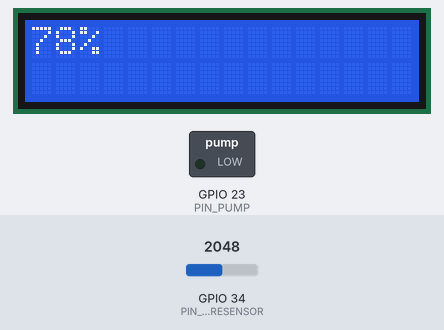
Bench run of a program on a simulated ESP32. On the bench: 16×2 character LCD, switched loads named in the program (green lamp = pin HIGH). The test bench sets the inputs (shaded band); at power-on: GPIO 34 (PIN_SOILMISTURESENSOR) = 2048.

Above: at 1.6 s.
1.7 s: GPIO 34 (PIN_SOILMISTURESENSOR) set to 3048
At 4.3 s:
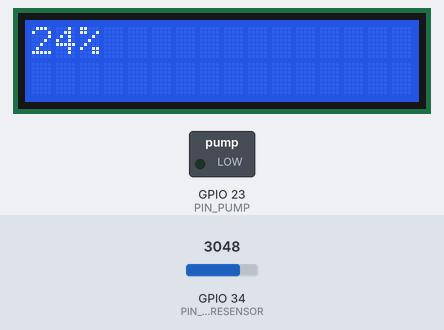
4.6 s: GPIO 34 (PIN_SOILMISTURESENSOR) set to 3158
At 6.9 s:
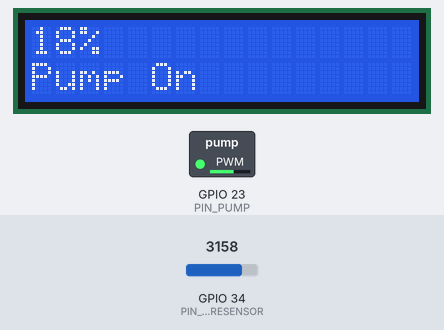
At 8.4 s:
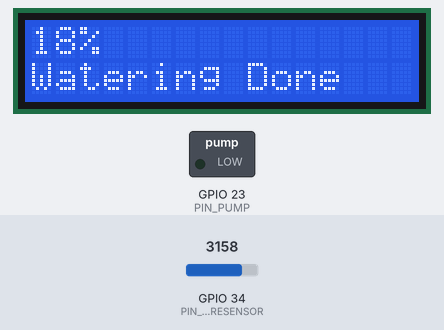
Timing chart, 0 to 9.9 s (numbered marks = the images above; inputs shaded):
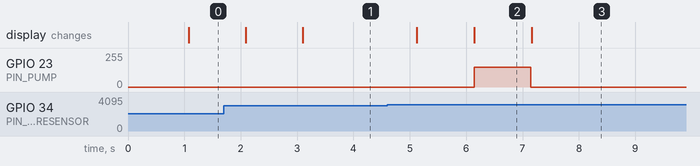

Measured:
- the behaviour switches between 3111 and 3112 on GPIO 34 (PIN_SOILMISTURESENSOR) (found by bisection; images 1 and 2)
- after the input at 1.7 s, the display: first changes after 0.39 s (image 1 shows a later state)
- after the input at 4.6 s, GPIO 23 (PIN_PUMP): 0/255 → 150/255 after 1.5 s, → 0/255 1.0 s later; the display: first changes after 0.52 s (image 2 shows a later state)
- what the display in image 2 shows lasts 1.1 s, from 6.1 s to 7.2 s

The program:

main.cpp
```cpp
#include <Arduino.h>
#include <LiquidCrystal_I2C.h>

#define PIN_SOILMISTURESENSOR 34
#define PIN_PUMP 23


//my soil calibration constant based on the esp32 12-bit ADC
const int soilHigherValue = 3500;
const int soilLowerValue  = 1650;
const long SoilMoistureThreshold = 20; //%

const int samplingCount = 50;
const int samplingTolerance = 100;

LiquidCrystal_I2C lcd (0x27, 16,2);

long getSoilMoistureSamplingAverage();
void powerPumpOnFor(int);

void setup() {
  pinMode(PIN_PUMP, OUTPUT);

  lcd.init();
  lcd.backlight();
}

void loop() {
  long soilReadingAverage = getSoilMoistureSamplingAverage();
  lcd.clear();
  lcd.setCursor(0, 0);
  lcd.print(String(soilReadingAverage) + "%");

  if(soilReadingAverage <= SoilMoistureThreshold){
    lcd.setCursor(0, 1);
    lcd.print("Pump On");

    powerPumpOnFor(1000);

    lcd.clear();
    lcd.setCursor(0, 0);
    lcd.print(String(soilReadingAverage) + "%");
    lcd.setCursor(0, 1);
    lcd.print("Watering Done");

    delay(10000); //wait for 10 seconds
  }


}

long getSoilMoistureSamplingAverage()
{
  int sampling[samplingCount];
  int soilReadingAverageIndex = 0;
  int soilReadingAverageTotal = 0;
  int soilReadingAverageFaultsCount = 0;
  long soilMoisturePercentage = 0;

  //read all samples
  while (soilReadingAverageIndex < samplingCount) {
    sampling[soilReadingAverageIndex++] = analogRead(PIN_SOILMISTURESENSOR);
    delay(1000/samplingCount);
  }

  //calculate average
  for (byte samplesIndex = 0; samplesIndex < samplingCount; samplesIndex++)
    soilReadingAverageTotal += sampling[samplesIndex];
  long average = soilReadingAverageTotal / (samplingCount);

  //recalculate average without the fault values (beyond the allowed tolerance)
  soilReadingAverageTotal = 0;
  for (byte samplesIndex = 0; samplesIndex < samplingCount; samplesIndex++)
    if(sampling[samplesIndex] > average - samplingTolerance || sampling[samplesIndex] < average + samplingTolerance)
      soilReadingAverageTotal += sampling[samplesIndex];
    else
      soilReadingAverageFaultsCount++;
  average = soilReadingAverageTotal / (samplingCount - soilReadingAverageFaultsCount);

  //map and cap average to percentages
  soilMoisturePercentage = constrain(map(average, soilHigherValue, soilLowerValue, 0, 100), 0, 100);

  return soilMoisturePercentage;
}

void powerPumpOnFor(int milliSeconds){
  analogWrite(PIN_PUMP, 150);
  delay(milliSeconds);
  analogWrite(PIN_PUMP, 0);
}
```
